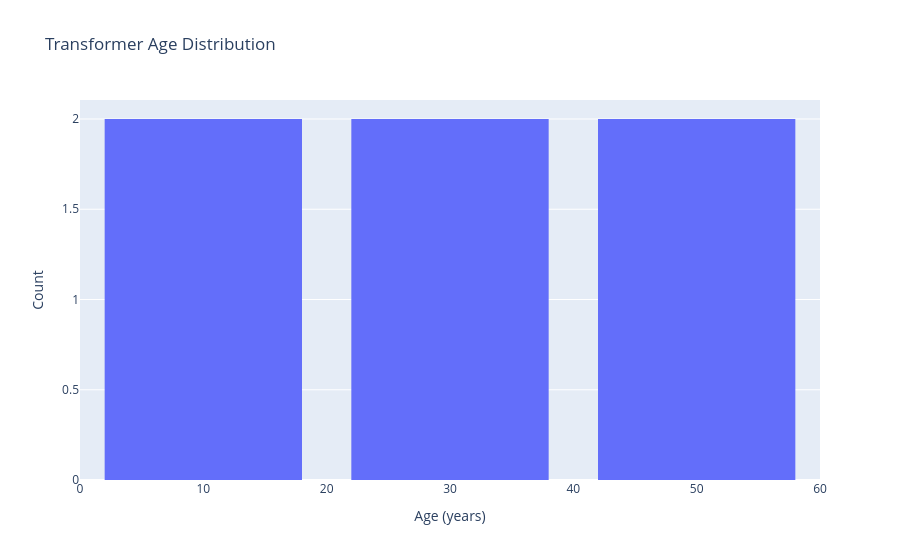

Source (notebook cell):
### Code cell
# Calculate age as the number of years passed since commission date to today.
df["age"] = (
    (pd.Timestamp.now() - pd.to_datetime(df["commission_date"]))
    / np.timedelta64(1, "D")
    / 365
)

# Create a histogram of transformer age.
fig = px.histogram(df["age"], x="age", title="Transformer Age Distribution")

fig.update_layout(xaxis_title_text="Age (years)", yaxis_title_text="Count", bargap=0.2)

### Figure 1 — Plotly figure (JSON) as saved in the notebook; plotly's stock layout.template omitted (floating-point values rounded to 4 significant figures)
{"data": [{"bingroup": "x", "hovertemplate": "age=%{x}<br>count=%{y}<extra></extra>", "legendgroup": "", "marker": {"color": "#636efa", "pattern": {"shape": ""}}, "name": "", "orientation": "v", "showlegend": false, "type": "histogram", "x": [37.65, 57.67, 47.66, 37.65, 16.64, 6.633], "xaxis": "x", "yaxis": "y"}], "layout": {"bargap": 0.2, "barmode": "relative", "legend": {"tracegroupgap": 0}, "title": {"text": "Transformer Age Distribution"}, "xaxis": {"anchor": "y", "domain": [0.0, 1.0], "title": {"text": "Age (years)"}}, "yaxis": {"anchor": "x", "domain": [0.0, 1.0], "title": {"text": "Count"}}}}
